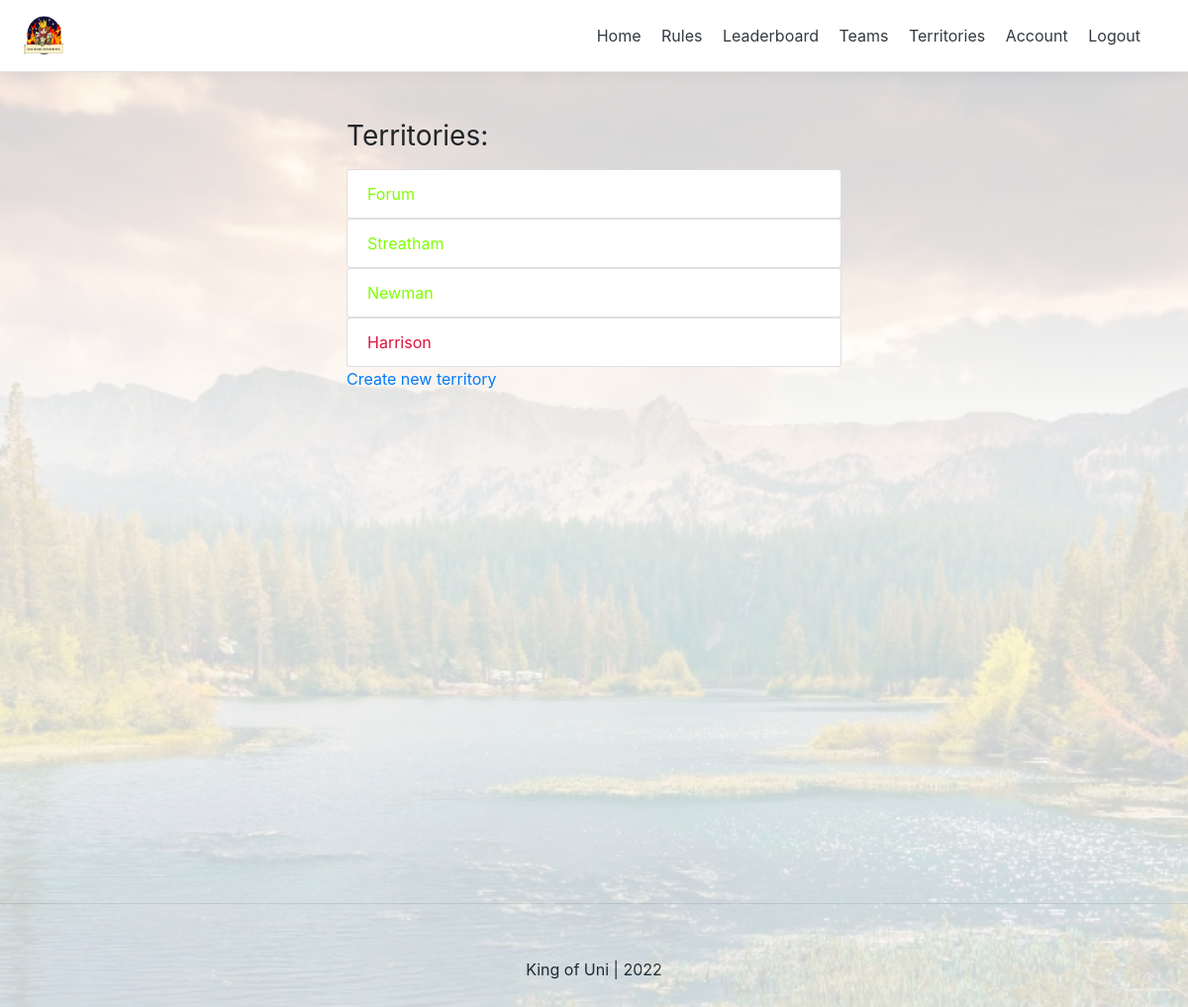
The app's page /game_keeper/settings/ (signed in), older data.
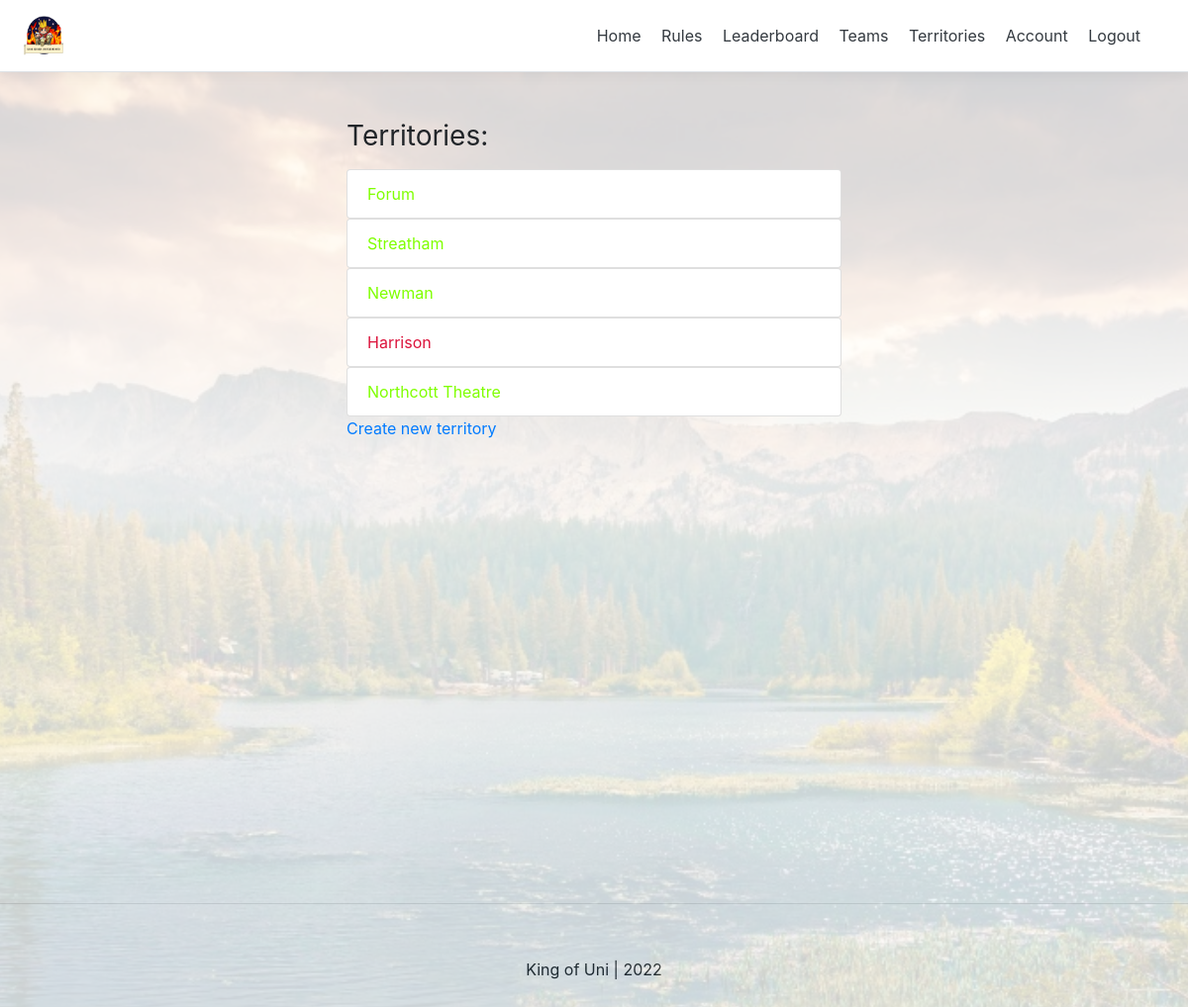
The same page, newer data.
### gameKeeper/models.py (models this page shows, shortened)
class Building(models.Model):
    name 					= models.CharField(max_length=50, null=False, blank=False, unique=True)
    latitude 				= models.DecimalField(max_digits=20, decimal_places=15, null=False, blank=False)
    longitude 				= models.DecimalField(max_digits=20, decimal_places=15, null=False, blank=False)
    streak                  = models.DecimalField(max_digits=1,decimal_places=0, default=1)
    is_active               = models.BooleanField(default=False)
    is_captured             = models.BooleanField(default=False)
    holder                  = models.CharField(max_length=50, default='Nobody')
    capture_date            = models.DateTimeField(blank=True, null=True)
    slug 					= models.SlugField(blank=True, unique=True)
    def __str__(self):
	    return self.name

### gameKeeper/views.py (the view)
# urls.py: path('settings/', game_keeper_view, name="settings"),
def game_keeper_view(request):
    context = {}
    if not request.user.is_authenticated:
        return redirect('login')
    buildings = Building.objects.all()
    context['buildings'] = buildings
    return render(request, 'game_keeper/settings.html', context)

### gameKeeper/templates/game_keeper/settings.html (shortened to what this page needs)
{% extends 'base.html' %}
{% block content %}
{% if request.user.is_authenticated %}
<div class="container mt-4 p-4">
    <div class="row">
      <div class="buildings">
        <h3 class="mb-3 font-weight-normal">Territories:</h3>
        {% if buildings %}
          <ul class="list-group">
          {% for building in buildings %}
            {% if building.is_active %}
            <a href="{% url 'game_keeper:detail' building.slug %}" style="text-decoration: none; color: chartreuse;">
              <li class="list-group-item">{{building}}</li></a>
            {% else %}
            <a href="{% url 'game_keeper:detail' building.slug %}" style="text-decoration: none; color: crimson;">
              <li class="list-group-item">{{building}}</li></a>
            {% endif %}
          {% endfor %}
          </ul>
        {% else %}
          <p>You have no Territories. Create a territory <a href="{% url 'game_keeper:create' %}">here</a>.</p>
        {% endif %}
        <a href="{% url 'game_keeper:create' %}">Create new territory</a>
      </div>
    </div>
  </div>
{% endif %}
{% endblock content %}

Row changes from the older to the newer data that the page shows:
added Building: name "Northcott Theatre"
